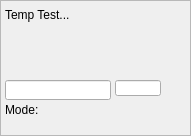
     <widget class="caFrame" name="frame_Tests_Alarm_temp">
      <property name="geometry">
       <rect>
        <x>905</x>
        <y>415</y>
        <width>191</width>
        <height>136</height>
       </rect>
      </property>
      <property name="frameShape">
       <enum>QFrame::StyledPanel</enum>
      </property>
      <widget class="caLabel" name="caLabel_80">
       <property name="geometry">
        <rect>
         <x>5</x>
         <y>100</y>
         <width>51</width>
         <height>20</height>
        </rect>
       </property>
       <property name="frameShape">
        <enum>QFrame::NoFrame</enum>
       </property>
       <property name="text">
        <string>Mode:</string>
       </property>
       <property name="alignment">
        <set>Qt::AlignAbsolute|Qt::AlignLeading|Qt::AlignLeft|Qt::AlignVCenter</set>
       </property>
       <property name="fontScaleMode">
        <enum>ESimpleLabel::Height</enum>
       </property>
       <property name="foreground">
        <color>
         <red>0</red>
         <green>0</green>
         <blue>0</blue>
        </color>
       </property>
       <property name="background">
        <color alpha="0">
         <red>0</red>
         <green>0</green>
         <blue>0</blue>
        </color>
       </property>
      </widget>
      <widget class="caByte" name="caByte_21">
       <property name="geometry">
        <rect>
         <x>75</x>
         <y>105</y>
         <width>103</width>
         <height>13</height>
        </rect>
       </property>
       <property name="channel" stdset="0">
        <string notr="true">$(DEVICE):TEST-LT-DONE</string>
       </property>
       <property name="direction">
        <enum>caByte::Left</enum>
       </property>
       <property name="startBit">
        <number>0</number>
       </property>
       <property name="endBit">
        <number>15</number>
       </property>
       <property name="colorMode">
        <enum>caByte::Static</enum>
       </property>
       <property name="foreground" stdset="0">
        <color>
         <red>0</red>
         <green>0</green>
         <blue>0</blue>
        </color>
       </property>
       <property name="background" stdset="0">
        <color>
         <red>255</red>
         <green>255</green>
         <blue>255</blue>
        </color>
       </property>
      </widget>
      <widget class="caLineEdit" name="calineedit_51">
       <property name="geometry">
        <rect>
         <x>5</x>
         <y>80</y>
         <width>106</width>
         <height>20</height>
        </rect>
       </property>
       <property name="channel" stdset="0">
        <string notr="true">$(DEVICE):TEST-LT-MODE</string>
       </property>
      </widget>
      <widget class="caSlider" name="caslider_16">
       <property name="geometry">
        <rect>
         <x>40</x>
         <y>40</y>
         <width>136</width>
         <height>36</height>
        </rect>
       </property>
       <property name="scalePosition">
        <enum>QwtSlider::BottomScale</enum>
       </property>
       <property name="handleSize">
        <size>
         <width>13</width>
         <height>10</height>
        </size>
       </property>
       <property name="channel" stdset="0">
        <string notr="true">$(DEVICE):#SEQ-DLY</string>
       </property>
       <property name="direction">
        <enum>caSlider::Right</enum>
       </property>
       <property name="colorMode">
        <enum>caSlider::Static</enum>
       </property>
       <property name="limitsMode">
        <enum>caSlider::Channel</enum>
       </property>
       <property name="minValue">
        <double>-50.000000000000000</double>
       </property>
       <property name="incrementValue">
        <double>0.010000000000000</double>
       </property>
       <property name="value" stdset="0">
        <double>0.000000000000000</double>
       </property>
      </widget>
      <widget class="caLineEdit" name="calineedit_56">
       <property name="geometry">
        <rect>
         <x>115</x>
         <y>80</y>
         <width>46</width>
         <height>16</height>
        </rect>
       </property>
       <property name="font">
        <font>
         <family>Lucida Sans Typewriter</family>
         <pointsize>10</pointsize>
        </font>
       </property>
       <property name="channel" stdset="0">
        <string notr="true">$(DEVICE):#SEQ-DLY</string>
       </property>
       <property name="colorMode">
        <enum>caLineEdit::Alarm_Default</enum>
       </property>
      </widget>
      <widget class="caLabel" name="caLabel_86">
       <property name="geometry">
        <rect>
         <x>5</x>
         <y>5</y>
         <width>96</width>
         <height>20</height>
        </rect>
       </property>
       <property name="frameShape">
        <enum>QFrame::NoFrame</enum>
       </property>
       <property name="text">
        <string>Temp Test...</string>
       </property>
       <property name="alignment">
        <set>Qt::AlignAbsolute|Qt::AlignLeading|Qt::AlignLeft|Qt::AlignVCenter</set>
       </property>
       <property name="fontScaleMode">
        <enum>ESimpleLabel::Height</enum>
       </property>
       <property name="foreground">
        <color>
         <red>0</red>
         <green>0</green>
         <blue>0</blue>
        </color>
       </property>
       <property name="background">
        <color alpha="0">
         <red>0</red>
         <green>0</green>
         <blue>0</blue>
        </color>
       </property>
      </widget>
     </widget>
